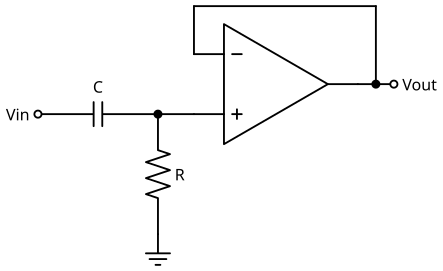

This chart was generated by the following Python code:
# SPDX-License-Identifier: MIT
"""First-order high-pass filter: CR and a voltage follower (gain 1)."""
import sys
import pathlib

sys.path.insert(0, str(pathlib.Path(__file__).resolve().parents[2] / "tools"))
from drawing import setup_drawing  # noqa: E402
import schemdraw.elements as elm  # noqa: E402

with setup_drawing(show=False) as d:
    d.add(elm.Dot(open=True).label("Vin", loc="left"))
    d.add(elm.Capacitor().right().label("C"))
    d.add(elm.Dot())
    node = d.here
    d.add(elm.Line().right(0.75))
    op = d.add(elm.Opamp(leads=True).anchor("in2").right())
    d.add(elm.Line().at(op.out).right(0.75))
    out = d.here
    d.add(elm.Dot(open=True).label("Vout", loc="right"))
    d.add(elm.Line().at(op.in1).up(1.0))
    d.add(elm.Line().tox(out[0] - 0.375))
    d.add(elm.Line().toy(op.out))
    d.add(elm.Dot().at((out[0] - 0.375, op.out[1])))
    d.add(elm.Resistor().at(node).down().label("R", loc="bottom"))
    d.add(elm.Ground())
    d.save(str(pathlib.Path(__file__).with_name("circuit.svg")))
print("wrote circuit.svg")
